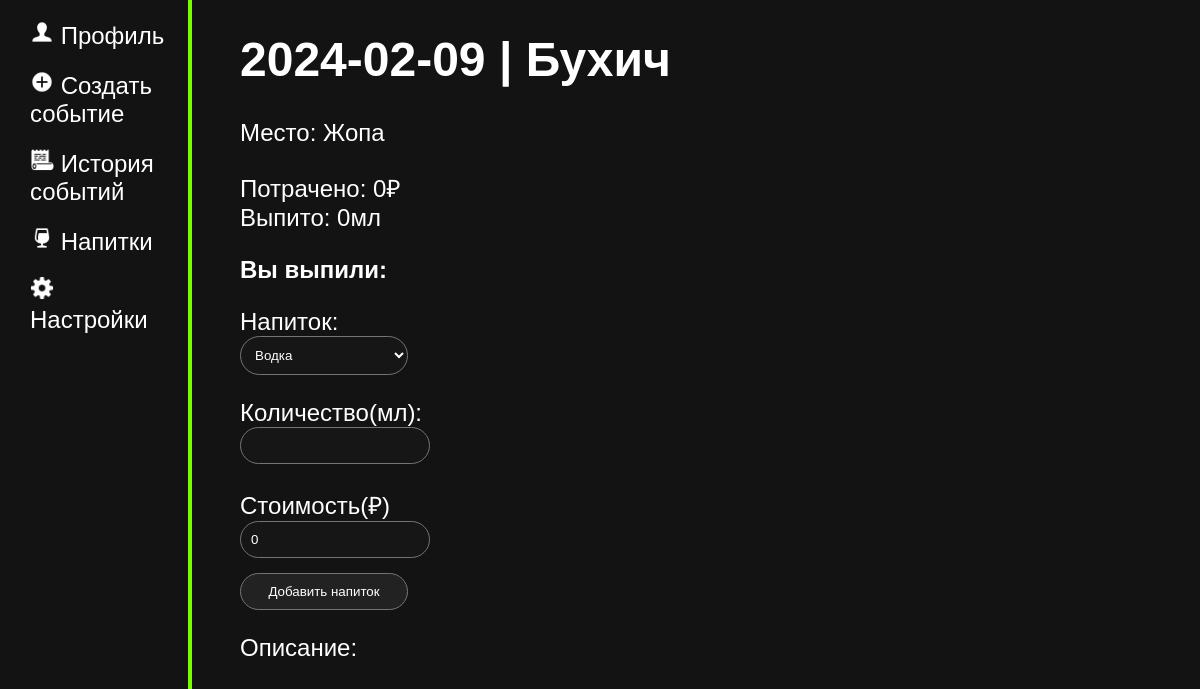
The app's page /event/2 (signed in) with its own data.
### tables this page shows
CREATE TABLE events
(
    id INTEGER PRIMARY KEY AUTOINCREMENT,
    user_id INTEGER,
    title TEXT,
    event_date DATE NOT NULL,
    place TEXT,
    descript TEXT,

    FOREIGN KEY(user_id) REFERENCES user(id) ON UPDATE CASCADE
    
);

### main.py (the view)
@app.route("/event/<int:event_id>", methods = ["POST", "GET"])
@login_required
def event(event_id):
    if request.method == "POST":
        D.add_drink_in_event(current_user.get_id(), event_id, request.form["drink"], request.form["volume"], request.form["price"])
        flash("Напиток добавлен", "accept")
        return redirect(url_for('event', event_id = event_id))
    return render_template("event.html",
                            drinks = D.get_drinks(current_user.get_id()),
                            drinks_in_event = D.get_drinks_in_event(event_id),
                            volume_sum = D.get_sum_of_volume(event_id),
                            price_sum = D.get_sum_of_price(event_id),
                            description = D.get_description(event_id),
                            event_info = D.get_event_info(event_id))

### data.py (called while the page is built)
    def get_drinks(self, user_id):
        try:
            self.cursor.execute(f"SELECT id, title, alcohol, volume, price FROM drink WHERE user_id = {user_id} ORDER BY title")
            drinks = self.cursor.fetchall()
            return drinks
        except error:
            print("ОШИБКА! " + str(error))

    def get_user(self, user_id):
        try:
            self.cursor.execute(f"SELECT * FROM user WHERE id = {user_id} LIMIT 1")
            user = self.cursor.fetchone()
            return user
        except error:
                print("ОШИБКА! " + str(error))

    def get_drinks_in_event(self, event_id):
        try:
            self.cursor.execute(f"SELECT drink_id, drink_title, drink_alcohol, volume, price FROM events_drink WHERE event_id = {event_id}")
            drinks_in_event = self.cursor.fetchall()
            return drinks_in_event
        except error:
            print("ОШИБКА! " + str(error))

    def get_sum_of_volume(self, event_id):
        try:
            self.cursor.execute(f"SELECT SUM(volume) FROM events_drink WHERE event_id = {event_id}")
            volume_sum = self.cursor.fetchone()
            return volume_sum
        except error:
            print("ОШИБКА! " + str(error))

    def get_sum_of_price(self, event_id):
        try:
            self.cursor.execute(f"SELECT SUM(price) FROM events_drink WHERE event_id = {event_id}")
            price_sum = self.cursor.fetchone()
            return price_sum
        except error:
            print("ОШИБКА! " + str(error))

    def get_description(self, event_id):
        try:
            self.cursor.execute(f"SELECT descript FROM events WHERE id = {event_id}")
            description = self.cursor.fetchone()
            return description
        except error:
                print("ОШИБКА! " + str(error))

    def get_event_info(self, event_id):
        try:
            self.cursor.execute(f"SELECT event_date, title, place, descript FROM events WHERE id = {event_id}")
            event_info = self.cursor.fetchone()
            return event_info
        except error:
                print("ОШИБКА!" + str(error))

### main.py (called while the page is built)
@login_manager.user_loader
def load_user(user_id):
    print("load user")
    return User().fromDB(user_id, D)

def connect_db():
    connect = sqlite3.connect(app.config['DATABASE'])
    connect.row_factory = sqlite3.Row
    return connect

def get_db():
    if not hasattr(g, "link_db"):
        g.link_db = connect_db()
        print("БАЗА ДАННЫХ ПОЛУЧЕНА")
    return g.link_db

### templates/event.html (shortened to what this page needs)
{% extends 'base.html' %}
{%block body%}
<div class="main">
    <p><h1>{{event_info.event_date}} | {{event_info.title}}</h1>
    Место: {{event_info.place}}
    </p>
    <p>Потрачено: {%if price_sum[0]%} {{price_sum[0]}}₽ {%else%} 0₽ {%endif%}
    <br>Выпито: {%if volume_sum[0]%} {{volume_sum[0]}}мл {%else%} 0мл {%endif%} </p>
    <b>Вы выпили:</b>
    <div class="forma">
    <form action="" method="post">
    <p>Напиток:
    {%if drinks%}
    <br> <select name="drink">
        {%for i in drinks%}
        <option>{{i.title}}</option>
        {%endfor%}
        </select>
    </p>
    <p>Количество(мл):
        <br><input type="number" name="volume" min="1" required>
    </p>
    <p>Стоимость(₽)
        <br><input type="number" name="price" min="0" value="0" required>
    </p>
    <input type="submit" value="Добавить напиток"></p>
    {%else%}
    <p style="color:rgb(206, 0, 0)">Вы не можете добавлять события, пока у вас нет напитков! Создайте напиток <a href="{{url_for('drinks')}}" style="color:rgb(206, 0, 0)" ><u>здесь</u></a></p>
    {%endif%}
    </form>
    <p>Описание:
        <br>{{description[0]}}
    </p>
    </div>
</div>
{%endblock%}

### static/css/main.css (style rules this page uses)
p, h1, a, br { color: rgb(255, 255, 255); text-decoration: none; }
body { color: rgb(255, 255, 255); padding: 0; margin: 0; font-family: Arial, Helvetica, sans-serif; font-size: 24px; background-color: rgb(19, 19, 19); }
.main { float: left; margin-left: 20%; width: 70%; }
.forma p { margin-bottom: 15px; }
.forma input, .forma textarea, .forma select { width: 20%; padding: 10px; border: 1px solid #747474; background-color: rgb(22, 22, 22); color: white; resize: none; border-radius: 10px; }
.forma input, .forma select { border-radius: 50px; }
.forma input[type="submit"] { background-color: rgb(34, 34, 34); color: #fff; cursor: pointer; transition: background-color 0.3s ease; }

### records on screen
events: event_date "2024-02-09", title "Бухич", place "Жопа"

### other values on screen
form field drink "Водка"
